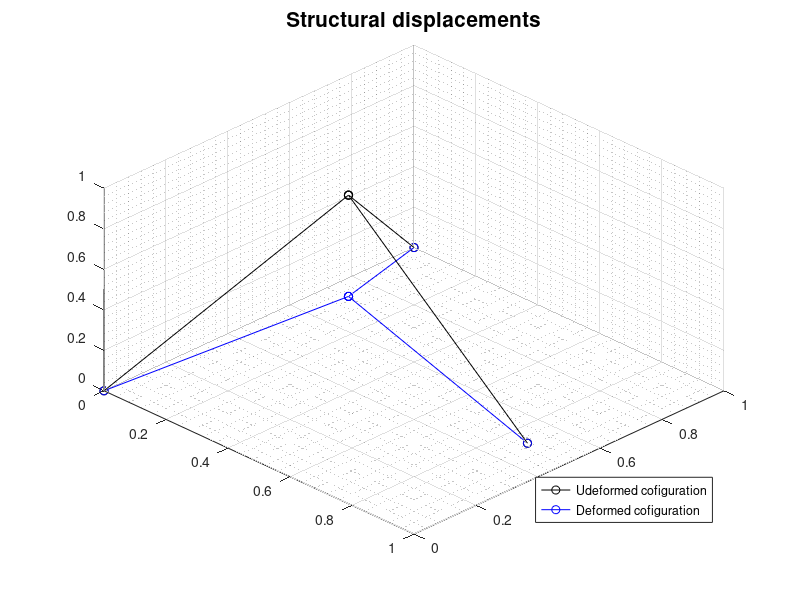
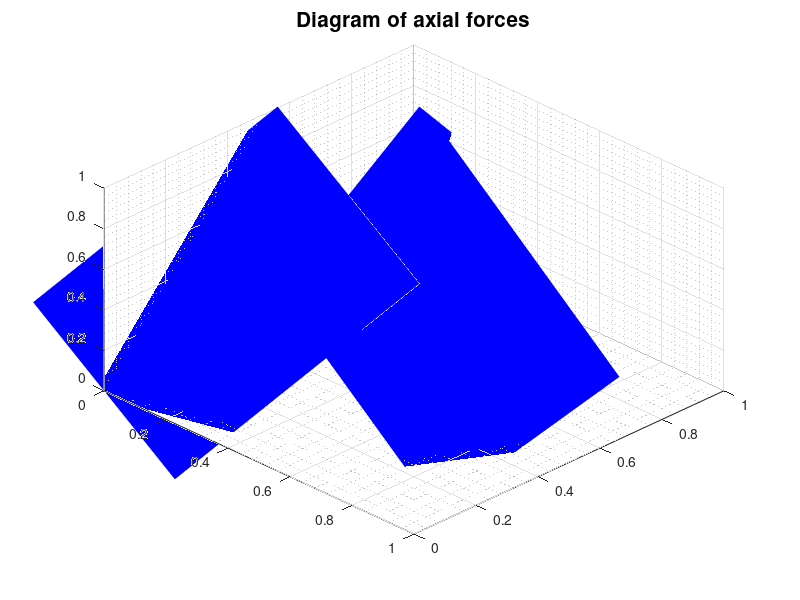

Write MATLAB code to recreate these figures, in order.
%%% Cleaning memory %%% 
clear;
clc;
%%% 3D truss structure %%%

% --- Nodal coordinates --- %
%       xi yi zi 
nodes = [0 0 0;                         % node 1 
        0 1 0;                          % node 2    
        sqrt(3)/2 0.5 0;                % node 3 
        0.5/sqrt(3) 0.5 sqrt(2/3)];     % node 4 
n = size(nodes,1);                      % number of nodes

% --- Elements --- %
%           i  j  EA      we assume a nominal EAo=1 
% --- Elements --- %
%      i j EA   
elem = [1 4 1;          % element 1
        4 2 1;          % element 2
        4 3 1];         % element 3
m = size(elem,1);       % number of elements 

% --- Stiffness matrix --- %
K = zeros(3*n,3*n);     % initialization;  

% assembly; 
for q = 1:m 
    i = elem(q,1); xi = nodes(i,1); yi = nodes(i,2); zi = nodes(i,3); % extracting the coordinates of the nodes of pertinence 
    j = elem(q,2); xj = nodes(j,1); yj = nodes(j,2); zj = nodes(j,3); 
    L = norm([xj;yj;zj]-[xi;yi;zi]);  Lv(q)=L; 
    kq = elem(q,3)/L;  % stiffness 
    qv = ([xj;yj;zj]-[xi;yi;zi])/L; 
    Ne = (kq*[-qv;qv]); 
    Nev(q,:) = Ne; 
    Ke = 1/kq*Ne*Ne'; 
    edofs = [3*i-2,3*i-1,3*i,3*j-2,3*j-1,3*j]; 
    K(edofs,edofs) = K(edofs,edofs)+Ke;  
end

% --- Boundary conditions --- %
fix_nod = [1 2 3];  % nodes that are fixed 
fix_dofs = [];         % initialize the vector of constrained dofs 
for nod = 1:size(fix_nod,2)  % for any single fixed node 
    ii = fix_nod(nod);             % ii is the number of the fixed node considered (ii=1,2,3) 
    fix_dofs = [fix_dofs 3*ii-2 3*ii-1 3*ii]; % assembly of the vector of fixed nodes, the dofs of node ii are: [3*ii-2,3*ii-1,3*ii] 
end 
free_dofs = setdiff([1:3*n],fix_dofs);  % the total number of dofs is 3*n (3 per node);  
                                                          % this function curtails the dofs that are not constrained 
% --- Loads --- %
Po = 1; 
f = zeros(3*n,1); 
f(3*n) = -Po; 
K_free=K(free_dofs,free_dofs); 

% --- Solution --- %
u = zeros(3*n,1);   % the function 'zeros' gives a matrix by defauls, if one of the sizes is 1, that gives a tensor 
u(free_dofs) = K(free_dofs,free_dofs)\f(free_dofs); 

% --- Plot results --- %
figure(1)
hold on 
grid on  
grid minor 
figure(2) 
hold on 
grid on 
grid minor 
for q =1:m 
    i = elem(q,1); j = elem(q,2);    
    xi = nodes(i,1); yi = nodes(i,2); zi = nodes(i,3);     % undeformed configuration  
    xj = nodes(j,1); yj = nodes(j,2); zj = nodes(j,3);  
    xid = xi+u(3*i-2); yid = yi+u(3*i-1); zid = zi+u(3*i); % deformed configuration 
    xjd = xj+u(3*j-2); yjd = yj+u(3*j-1); zjd = zj+u(3*j); 
    figure(1)  
    hold on 
    %      undeformed;               deformed;   
    plot3([xi,xj],[yi,yj],[zi,zj],'k-o',[xid,xjd],[yid,yjd],[zid,zjd],'b-o') 
    figure(2) 
    Neq = Nev(q,:); 
    edofs = [3*i-2,3*i-1,3*i,3*j-2,3*j-1,3*j]; 
    Nq = Neq*u(edofs); 
    Nv(q) = Nq; 
    if Nq > 0  
        plot3([xi,xj],[yi,yj],[zi,zj],'r','LineWidth',Nq*400) % If the axial force is positive (tension) the color of the line is red;  
                                                                                 % The thickness of the line is proportional to the magnitude of the force; 
    elseif Nq < 0 
        plot3([xi,xj],[yi,yj],[zi,zj],'b','LineWidth',abs(Nq)*400) % If the axial force is negative (compression), the color of the line is blue; 
    end 
end 
figure(1) 
view(45,45) 
title('Structural displacements','fontsize',15) 
legend({'Udeformed cofiguration','Deformed cofiguration'},'Location','southeast') 
figure(2) 
view(45,45) 
title('Diagram of axial forces','fontsize',15); 